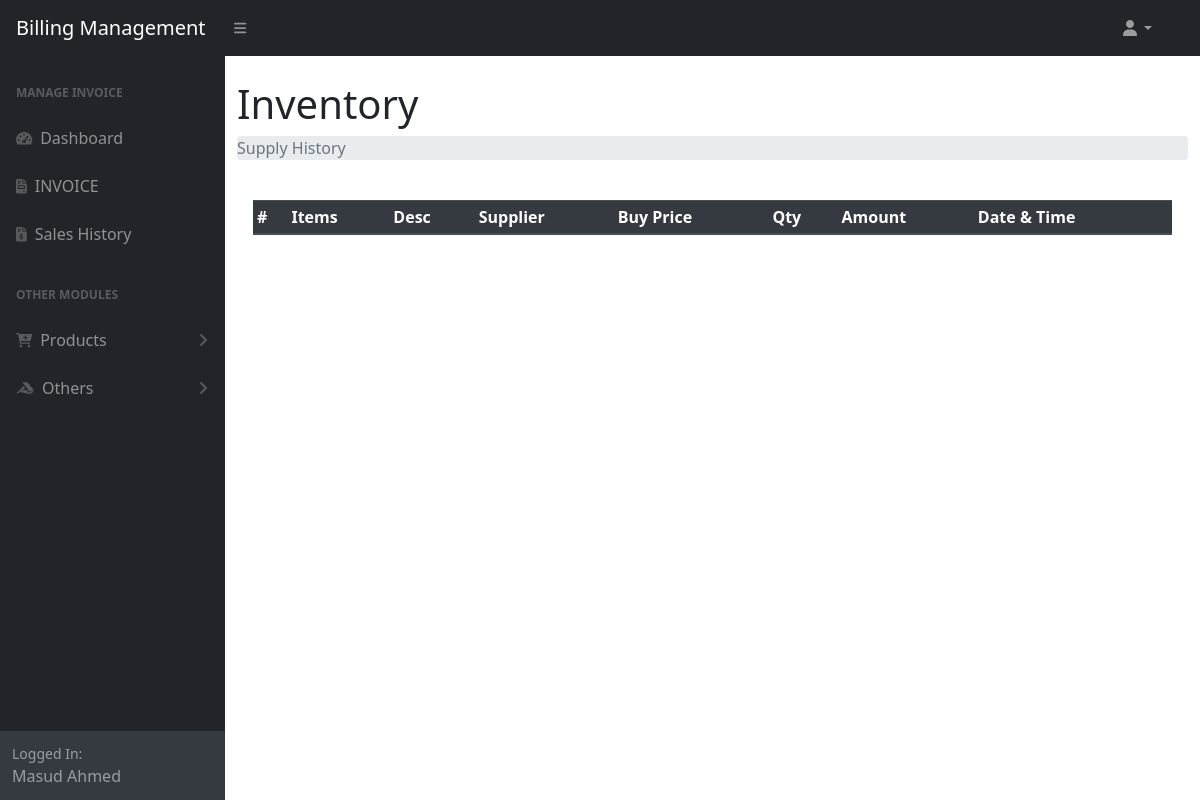
The page /supply_history.php (signed in) on the database as committed earlier.
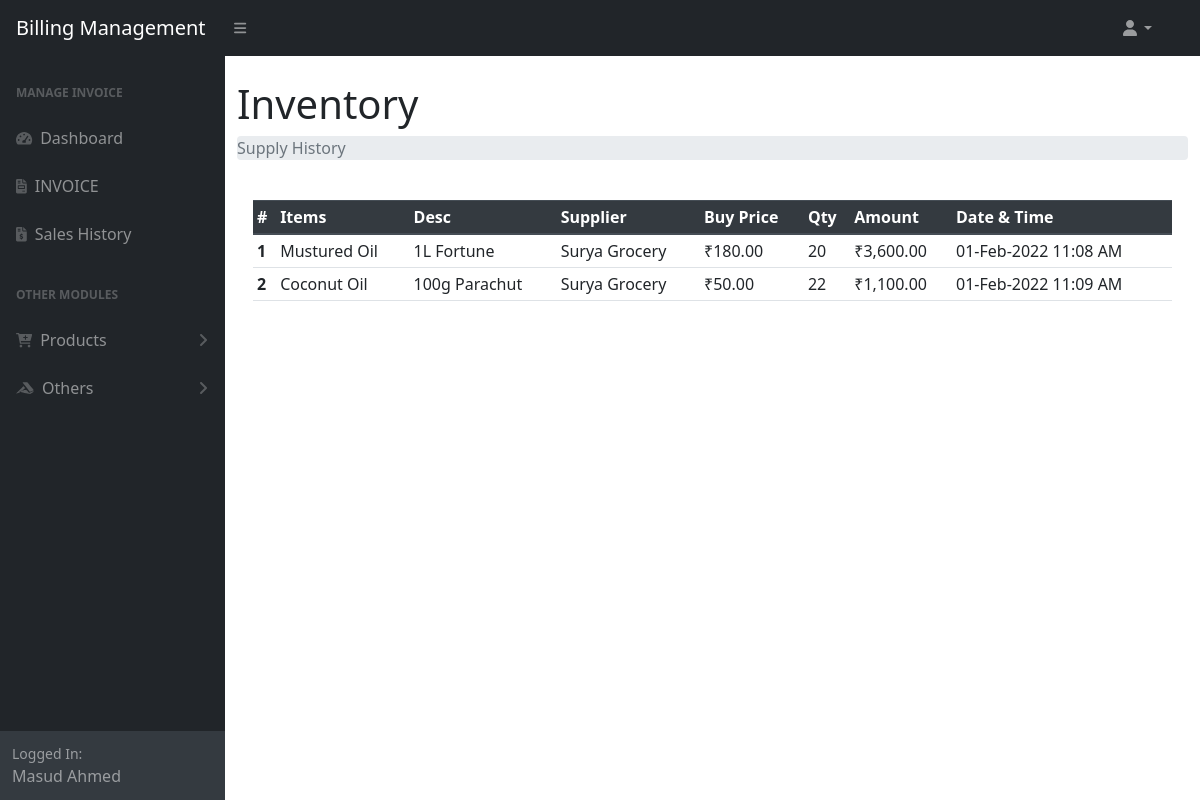
The same page on the database as committed later.
### tables this page shows
CREATE TABLE `user` (
  `id` int(11) NOT NULL,
  `name` varchar(50) NOT NULL,
  `mobile` varchar(10) NOT NULL,
  `email` varchar(100) DEFAULT NULL
);

CREATE TABLE `products` (
  `pid` int(11) NOT NULL,
  `pname` varchar(50) NOT NULL,
  `pcat` int(11) NOT NULL,
  `barcode` int(11) DEFAULT NULL,
  `description` text NOT NULL
);

CREATE TABLE `inventory` (
  `iid` int(11) NOT NULL,
  `pid` int(11) NOT NULL,
  `qnt_in_hand` int(11) NOT NULL,
  `sell_price` decimal(10,0) NOT NULL,
  `buy_price` decimal(10,0) NOT NULL
);

CREATE TABLE `inv_supplier` (
  `id` int(11) NOT NULL,
  `supplier` int(11) NOT NULL,
  `inv_id` int(11) NOT NULL,
  `date` timestamp NOT NULL DEFAULT current_timestamp(),
  `qnt` int(11) NOT NULL
);

### supply_history.php (the view)
<?php require_once 'menu/header.php' ?>
<div class="container-fluid">
<h1 class="mt-4">Inventory</h1>
    <ol class="breadcrumb mb-4">
        <li class="breadcrumb-item active">Supply History</li>
    </ol>
    <div class="card-body">
        <table id="datatablesSimple" class="table table-sm">
            <thead class="thead-dark">
                <tr>
                    <th scope="col">#</th>
                    <th scope="col">Items</th>
                    <th scope="col">Desc</th>
                    <th scope="col">Supplier</th>
                    <th scope="col">Buy Price</th>
                    <th scope="col">Qty</th>
                    <th scope="col">Amount</th>
                    <th scope="col">Date & Time</th>
                </tr>
            </thead>
            <tbody>
                <?php
                $sql = "SELECT `products`.`pid`,`products`.`pname`,`products`.`description`,`supplier`.`id`
                as `sid`,`user`.`name`,`inventory`.`buy_price`,`inventory`.`sell_price`,`inv_supplier`.`date`, `inv_supplier`.`qnt`
                FROM `products` JOIN `inventory` ON `products`.`pid`=`inventory`.`pid`
                JOIN `inv_supplier` ON `inventory`.`iid`=`inv_supplier`.`inv_id`
                JOIN `supplier` ON `inv_supplier`.`supplier`=`supplier`.`id`
                JOIN `user` ON `user`.`id`=`supplier`.`user_id` ORDER BY `date`";
                $res = mysqli_query($conn, $sql);
                if ($res) {
                    if (mysqli_num_rows($res) > 0) {
                        $sl=0;
                        while ($data = mysqli_fetch_assoc($res)) {
                            ++$sl;
                            $bprice = $data['buy_price'];
                            $qtn = $data['qnt'];
                            $amount = (int)$bprice * (int)$qtn;
                            $datetime=$data['date'];
                            $time = date('d-M-Y h:i A', strtotime($datetime));
                ?>
                            <tr>
                                <th scope="row"><?=$sl?></th>
                                <td><?=$data['pname']?></td>
                                <td><?=$data['description']?></td>
                                <td><?=$data['name']?></td>
                                <td><?="₹".number_format($bprice,2)?></td>
                                <td><?=$data['qnt']?></td>
                                <td><?="₹".number_format($amount,2)?></td>
                                <td><?=$time?></td>
                            </tr>
                <?php
                        }
                    } else {
                        $_SESSION['msg'] = "No data found";
                    }
                } else {
                    $_SESSION['msg'] = mysqli_error($conn);
                }
                ?>
            </tbody>
        </table>
    </div>
</div>
<?php require_once 'menu/footer.php' ?>

### menu/header.php (shortened to what this page needs)
<?php
require_once "lib/db.php";
?>
<!DOCTYPE html>
<html lang="en">
<head>
    <link rel="stylesheet" href="assets/css/bootstrap.min.css">
    <link href="assets/css/styles.css" rel="stylesheet" />
</head>
<body class="sb-nav-fixed">
    <nav class="sb-topnav navbar navbar-expand navbar-dark bg-dark">
        <a class="navbar-brand ps-3" href="index.php">Billing Management</a>
        <button class="btn btn-link btn-sm order-1 order-lg-0 me-4 me-lg-0" id="sidebarToggle" href="#!"><i class="fas fa-bars"></i></button>
        <ul class="navbar-nav ms-auto ms-md-0 me-3 me-lg-4">
            <li class="nav-item dropdown">
                <a class="nav-link dropdown-toggle" id="navbarDropdown" href="#" role="button" data-bs-toggle="dropdown" aria-expanded="false"><i class="fas fa-user fa-fw"></i></a>
            </li>
        </ul>
    </nav>
    <div id="layoutSidenav">
        <div id="layoutSidenav_nav">
            <nav class="sb-sidenav accordion sb-sidenav-dark" id="sidenavAccordion">
                <div class="sb-sidenav-menu">
                    <div class="nav">
                        <div class="sb-sidenav-menu-heading">Manage Invoice</div>
                        <a class="nav-link" href="index.php">
                            <div class="sb-nav-link-icon"><i class="fas fa-tachometer-alt"></i></div>
                            Dashboard
                        </a>
                        <a class="nav-link" href="generate_bills.php">
                            <div class="sb-nav-link-icon"><i class="fas fa-file-invoice"></i></div>
                            INVOICE
                        </a>
                        <a class="nav-link" href="sales_history.php">
                            <div class="sb-nav-link-icon"><i class="fas fa-file-invoice-dollar"></i></i></div>
                            Sales History
                        </a>
                        <div class="sb-sidenav-menu-heading">Other Modules</div>
                        <a class="nav-link collapsed" href="#" data-bs-toggle="collapse" data-bs-target="#collapseLayouts" aria-expanded="false" aria-controls="collapseLayouts">
                            <div class="sb-nav-link-icon"><i class="fas fa-cart-plus"></i></div>
                            Products
                            <div class="sb-sidenav-collapse-arrow"><i class="fas fa-angle-down"></i></div>
                        </a>
                        <a class="nav-link collapsed" href="#" data-bs-toggle="collapse" data-bs-target="#collapsePages" aria-expanded="false" aria-controls="collapsePages">
                            <div class="sb-nav-link-icon"><i class="fab fa-accusoft"></i></div>
                            Others
                            <div class="sb-sidenav-collapse-arrow"><i class="fas fa-angle-down"></i></div>
                        </a>
                    </div>
                </div>
                <div class="sb-sidenav-footer">
                    <div class="small">Logged In:</div>
                    <?php
                    if (isset($_SESSION['user'])) {
                        $id = $_SESSION['user']['user_id'];
                        $data = mysqli_fetch_assoc(mysqli_query($conn, "SELECT * FROM `user` WHERE `id`='$id'"));
                        echo $data['name'];
                    }
                    ?>
                </div>
            </nav>
        </div>
        <div id="layoutSidenav_content">
            <main>

### menu/footer.php (shortened to what this page needs)
</main>
</div>
</div>
</body>
</html>

Rows that differ between the two databases and show on the page:
added products: pname "Mustured Oil", description "1L Fortune", user.name "Surya Grocery", inventory.buy_price "180.00", inv_supplier.qnt "20", inventory.buy_price "3,600.00", inv_supplier.date "01-Feb-2022 11:08 AM"
added products: pname "Coconut Oil", description "100g Parachut", user.name "Surya Grocery", inventory.buy_price "50.00", inv_supplier.qnt "22", inventory.buy_price "1,100.00", inv_supplier.date "01-Feb-2022 11:09 AM"
